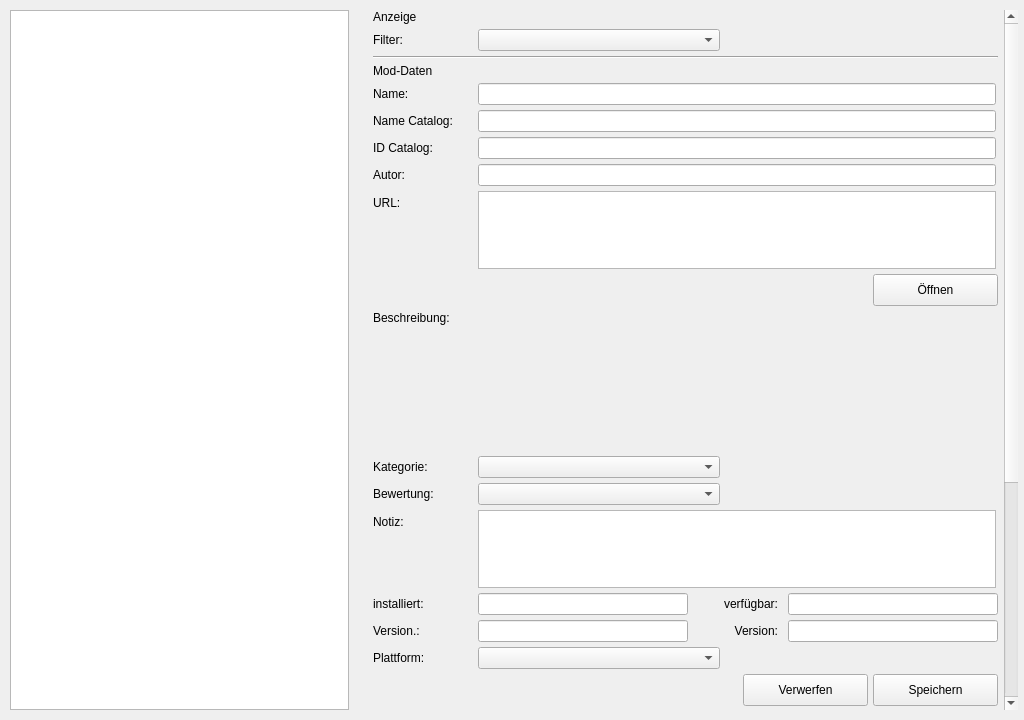
<?xml version='1.0' encoding='utf-8'?>
<ui version="4.0">
 <class>Page_Mods</class>
 <widget class="QWidget" name="Page_Mods">
  <property name="geometry">
   <rect>
    <x>0</x>
    <y>0</y>
    <width>1024</width>
    <height>720</height>
   </rect>
  </property>
  <property name="windowTitle">
   <string>Form</string>
  </property>
  <layout class="QHBoxLayout" name="main_layout">
   <property name="spacing">
    <number>24</number>
   </property>
   <property name="leftMargin">
    <number>10</number>
   </property>
   <property name="topMargin">
    <number>10</number>
   </property>
   <property name="rightMargin">
    <number>6</number>
   </property>
   <property name="bottomMargin">
    <number>10</number>
   </property>
   <item>
    <widget class="QTableView" name="master_table">
     <property name="alternatingRowColors">
      <bool>true</bool>
     </property>
     <property name="selectionMode">
      <enum>QAbstractItemView::SelectionMode::SingleSelection</enum>
     </property>
     <property name="selectionBehavior">
      <enum>QAbstractItemView::SelectionBehavior::SelectRows</enum>
     </property>
     <property name="sortingEnabled">
      <bool>true</bool>
     </property>
    </widget>
   </item>
   <item>
    <widget class="QScrollArea" name="scroll_area_detail">
     <property name="minimumSize">
      <size>
       <width>645</width>
       <height>0</height>
      </size>
     </property>
     <property name="maximumSize">
      <size>
       <width>645</width>
       <height>16777215</height>
      </size>
     </property>
     <property name="frameShape">
      <enum>QFrame::Shape::NoFrame</enum>
     </property>
     <property name="verticalScrollBarPolicy">
      <enum>Qt::ScrollBarPolicy::ScrollBarAlwaysOn</enum>
     </property>
     <property name="widgetResizable">
      <bool>true</bool>
     </property>
     <widget class="QWidget" name="detail_view">
      <property name="geometry">
       <rect>
        <x>0</x>
        <y>-266</y>
        <width>588</width>
        <height>1112</height>
       </rect>
      </property>
      <layout class="QVBoxLayout" name="detail_layout">
       <property name="spacing">
        <number>0</number>
       </property>
       <property name="leftMargin">
        <number>0</number>
       </property>
       <property name="topMargin">
        <number>0</number>
       </property>
       <property name="rightMargin">
        <number>6</number>
       </property>
       <property name="bottomMargin">
        <number>0</number>
       </property>
       <item>
        <layout class="QFormLayout" name="form_layout">
         <property name="fieldGrowthPolicy">
          <enum>QFormLayout::FieldGrowthPolicy::ExpandingFieldsGrow</enum>
         </property>
         <property name="rowWrapPolicy">
          <enum>QFormLayout::RowWrapPolicy::DontWrapRows</enum>
         </property>
         <property name="labelAlignment">
          <set>Qt::AlignmentFlag::AlignLeading</set>
         </property>
         <property name="horizontalSpacing">
          <number>5</number>
         </property>
         <property name="verticalSpacing">
          <number>5</number>
         </property>
         <property name="leftMargin">
          <number>0</number>
         </property>
         <property name="topMargin">
          <number>0</number>
         </property>
         <property name="rightMargin">
          <number>0</number>
         </property>
         <property name="bottomMargin">
          <number>0</number>
         </property>
         <item row="0" column="0" colspan="2">
          <widget class="QLabel" name="lbl_filter">
           <property name="text">
            <string>Anzeige</string>
           </property>
          </widget>
         </item>
         <item row="1" column="0">
          <widget class="QLabel" name="lbl_state_filter_label">
           <property name="text">
            <string>Filter:</string>
           </property>
           <property name="minimumSize">
            <size>
             <width>100</width>
             <height>0</height>
            </size>
           </property>
           <property name="maximumSize">
            <size>
             <width>100</width>
             <height>16777215</height>
            </size>
           </property>
          </widget>
         </item>
         <item row="1" column="1">
          <widget class="QComboBox" name="cmb_state_filter">
           <property name="minimumSize">
            <size>
             <width>242</width>
             <height>0</height>
            </size>
           </property>
           <property name="maximumSize">
            <size>
             <width>242</width>
             <height>16777215</height>
            </size>
           </property>
          </widget>
         </item>
         <item row="2" column="0" colspan="2">
          <widget class="QFrame" name="detail_separator">
           <property name="frameShape">
            <enum>QFrame::Shape::HLine</enum>
           </property>
           <property name="frameShadow">
            <enum>QFrame::Shadow::Sunken</enum>
           </property>
          </widget>
         </item>
         <item row="3" column="0" colspan="2">
          <widget class="QLabel" name="lbl_details">
           <property name="text">
            <string>Mod-Daten</string>
           </property>
          </widget>
         </item>
         <item row="4" column="0">
          <widget class="QLabel" name="lbl_name_label">
           <property name="text">
            <string>Name:</string>
           </property>
           <property name="minimumSize">
            <size>
             <width>100</width>
             <height>0</height>
            </size>
           </property>
           <property name="maximumSize">
            <size>
             <width>100</width>
             <height>16777215</height>
            </size>
           </property>
          </widget>
         </item>
         <item row="4" column="1">
          <widget class="QLineEdit" name="inp_name_online">
           <property name="minimumSize">
            <size>
             <width>518</width>
             <height>0</height>
            </size>
           </property>
           <property name="maximumSize">
            <size>
             <width>518</width>
             <height>16777215</height>
            </size>
           </property>
          </widget>
         </item>
         <item row="5" column="0">
          <widget class="QLabel" name="lbl_name_catalog_label">
           <property name="text">
            <string>Name Catalog:</string>
           </property>
           <property name="minimumSize">
            <size>
             <width>100</width>
             <height>0</height>
            </size>
           </property>
           <property name="maximumSize">
            <size>
             <width>100</width>
             <height>16777215</height>
            </size>
           </property>
          </widget>
         </item>
         <item row="5" column="1">
          <widget class="QLineEdit" name="inp_name_catalog">
           <property name="readOnly">
            <bool>true</bool>
           </property>
           <property name="minimumSize">
            <size>
             <width>518</width>
             <height>0</height>
            </size>
           </property>
           <property name="maximumSize">
            <size>
             <width>518</width>
             <height>16777215</height>
            </size>
           </property>
          </widget>
         </item>
         <item row="6" column="0">
          <widget class="QLabel" name="lbl_id_catalog_label">
           <property name="text">
            <string>ID Catalog:</string>
           </property>
           <property name="minimumSize">
            <size>
             <width>100</width>
             <height>0</height>
            </size>
           </property>
           <property name="maximumSize">
            <size>
             <width>100</width>
             <height>16777215</height>
            </size>
           </property>
          </widget>
         </item>
         <item row="6" column="1">
          <widget class="QLineEdit" name="inp_id_catalog">
           <property name="readOnly">
            <bool>true</bool>
           </property>
           <property name="minimumSize">
            <size>
             <width>518</width>
             <height>0</height>
            </size>
           </property>
           <property name="maximumSize">
            <size>
             <width>518</width>
             <height>16777215</height>
            </size>
           </property>
          </widget>
         </item>
         <item row="7" column="0">
          <widget class="QLabel" name="lbl_author_label">
           <property name="text">
            <string>Autor:</string>
           </property>
           <property name="minimumSize">
            <size>
             <width>100</width>
             <height>0</height>
            </size>
           </property>
           <property name="maximumSize">
            <size>
             <width>100</width>
             <height>16777215</height>
            </size>
           </property>
          </widget>
         </item>
         <item row="7" column="1">
          <widget class="QLineEdit" name="inp_author">
           <property name="minimumSize">
            <size>
             <width>518</width>
             <height>0</height>
            </size>
           </property>
           <property name="maximumSize">
            <size>
             <width>518</width>
             <height>16777215</height>
            </size>
           </property>
          </widget>
         </item>
         <item row="8" column="0">
          <widget class="QLabel" name="lbl_url_label">
           <property name="text">
            <string>URL:</string>
           </property>
           <property name="minimumSize">
            <size>
             <width>100</width>
             <height>0</height>
            </size>
           </property>
           <property name="maximumSize">
            <size>
             <width>100</width>
             <height>16777215</height>
            </size>
           </property>
          </widget>
         </item>
         <item row="8" column="1">
          <layout class="QVBoxLayout" name="url_and_button_layout">
           <property name="spacing">
            <number>5</number>
           </property>
           <item>
            <widget class="QTextEdit" name="inp_url">
             <property name="maximumSize">
              <size>
               <width>518</width>
               <height>78</height>
              </size>
             </property>
             <property name="acceptRichText">
              <bool>false</bool>
             </property>
             <property name="minimumSize">
              <size>
               <width>518</width>
               <height>78</height>
              </size>
             </property>
            </widget>
           </item>
           <item>
            <layout class="QHBoxLayout" name="url_btn_layout">
             <item>
              <spacer name="url_btn_spacer">
               <property name="orientation">
                <enum>Qt::Orientation::Horizontal</enum>
               </property>
               <property name="sizeHint" stdset="0">
                <size>
                 <width>0</width>
                 <height>0</height>
                </size>
               </property>
              </spacer>
             </item>
             <item>
              <widget class="QPushButton" name="btn_open_url">
               <property name="minimumSize">
                <size>
                 <width>125</width>
                 <height>32</height>
                </size>
               </property>
               <property name="maximumSize">
                <size>
                 <width>125</width>
                 <height>32</height>
                </size>
               </property>
               <property name="text">
                <string>Öffnen</string>
               </property>
               <property name="icon">
                <iconset>
                 <normaloff>Graphics/Icon_Web.svg</normaloff>Graphics/Icon_Web.svg</iconset>
               </property>
               <property name="iconSize">
                <size>
                 <width>24</width>
                 <height>24</height>
                </size>
               </property>
              </widget>
             </item>
            </layout>
           </item>
          </layout>
         </item>
         <item row="9" column="0">
          <widget class="QLabel" name="lbl_description_label">
           <property name="text">
            <string>Beschreibung:</string>
           </property>
           <property name="alignment">
            <set>Qt::AlignmentFlag::AlignLeading|Qt::AlignmentFlag::AlignLeft|Qt::AlignmentFlag::AlignTop</set>
           </property>
           <property name="indent">
            <number>0</number>
           </property>
           <property name="minimumSize">
            <size>
             <width>100</width>
             <height>0</height>
            </size>
           </property>
           <property name="maximumSize">
            <size>
             <width>100</width>
             <height>16777215</height>
            </size>
           </property>
          </widget>
         </item>
         <item row="9" column="1">
          <widget class="QWidget" name="container_description">
           <property name="sizePolicy">
            <sizepolicy hsizetype="Expanding" vsizetype="Fixed">
             <horstretch>0</horstretch>
             <verstretch>0</verstretch>
            </sizepolicy>
           </property>
           <property name="minimumSize">
            <size>
             <width>518</width>
             <height>140</height>
            </size>
           </property>
           <property name="maximumSize">
            <size>
             <width>518</width>
             <height>140</height>
            </size>
           </property>
          </widget>
         </item>
         <item row="10" column="0">
          <widget class="QLabel" name="lbl_category_label">
           <property name="text">
            <string>Kategorie:</string>
           </property>
           <property name="minimumSize">
            <size>
             <width>100</width>
             <height>0</height>
            </size>
           </property>
           <property name="maximumSize">
            <size>
             <width>100</width>
             <height>16777215</height>
            </size>
           </property>
          </widget>
         </item>
         <item row="10" column="1">
          <widget class="QComboBox" name="cmb_category">
           <property name="minimumSize">
            <size>
             <width>242</width>
             <height>0</height>
            </size>
           </property>
           <property name="maximumSize">
            <size>
             <width>242</width>
             <height>16777215</height>
            </size>
           </property>
          </widget>
         </item>
         <item row="11" column="0">
          <widget class="QLabel" name="lbl_assessment_label">
           <property name="text">
            <string>Bewertung:</string>
           </property>
           <property name="minimumSize">
            <size>
             <width>100</width>
             <height>0</height>
            </size>
           </property>
           <property name="maximumSize">
            <size>
             <width>100</width>
             <height>16777215</height>
            </size>
           </property>
          </widget>
         </item>
         <item row="11" column="1">
          <layout class="QHBoxLayout" name="layout_assessment">
           <property name="spacing">
            <number>10</number>
           </property>
           <property name="leftMargin">
            <number>0</number>
           </property>
           <property name="topMargin">
            <number>0</number>
           </property>
           <property name="rightMargin">
            <number>0</number>
           </property>
           <property name="bottomMargin">
            <number>0</number>
           </property>
           <item>
            <widget class="QComboBox" name="cmb_assessment">
             <property name="minimumSize">
              <size>
               <width>242</width>
               <height>0</height>
              </size>
             </property>
             <property name="maximumSize">
              <size>
               <width>242</width>
               <height>16777215</height>
              </size>
             </property>
            </widget>
           </item>
           <item>
            <widget class="QLabel" name="lbl_assessment_stars">
             <property name="text">
              <string />
             </property>
            </widget>
           </item>
           <item>
            <spacer name="assessment_spacer">
             <property name="orientation">
              <enum>Qt::Orientation::Horizontal</enum>
             </property>
             <property name="sizeHint" stdset="0">
              <size>
               <width>40</width>
               <height>20</height>
              </size>
             </property>
            </spacer>
           </item>
          </layout>
         </item>
         <item row="12" column="0">
          <widget class="QLabel" name="lbl_note_label">
           <property name="text">
            <string>Notiz:</string>
           </property>
           <property name="minimumSize">
            <size>
             <width>100</width>
             <height>0</height>
            </size>
           </property>
           <property name="maximumSize">
            <size>
             <width>100</width>
             <height>16777215</height>
            </size>
           </property>
          </widget>
         </item>
         <item row="12" column="1">
          <widget class="QTextEdit" name="inp_note">
           <property name="sizePolicy">
            <sizepolicy hsizetype="Expanding" vsizetype="Fixed">
             <horstretch>0</horstretch>
             <verstretch>0</verstretch>
            </sizepolicy>
           </property>
           <property name="maximumSize">
            <size>
             <width>518</width>
             <height>78</height>
            </size>
           </property>
           <property name="acceptRichText">
            <bool>false</bool>
           </property>
           <property name="minimumSize">
            <size>
             <width>518</width>
             <height>78</height>
            </size>
           </property>
          </widget>
         </item>
         <item row="13" column="0">
          <widget class="QLabel" name="lbl_date_inst_label">
           <property name="text">
            <string>installiert:</string>
           </property>
           <property name="minimumSize">
            <size>
             <width>100</width>
             <height>0</height>
            </size>
           </property>
           <property name="maximumSize">
            <size>
             <width>100</width>
             <height>16777215</height>
            </size>
           </property>
          </widget>
         </item>
         <item row="13" column="1">
          <layout class="QHBoxLayout" name="layout_date_fields">
           <property name="spacing">
            <number>10</number>
           </property>
           <property name="leftMargin">
            <number>0</number>
           </property>
           <property name="topMargin">
            <number>0</number>
           </property>
           <property name="rightMargin">
            <number>0</number>
           </property>
           <property name="bottomMargin">
            <number>0</number>
           </property>
           <item>
            <widget class="QLineEdit" name="inp_date_inst">
             <property name="minimumSize">
              <size>
               <width>210</width>
               <height>0</height>
              </size>
             </property>
             <property name="maximumSize">
              <size>
               <width>210</width>
               <height>16777215</height>
              </size>
             </property>
            </widget>
           </item>
           <item>
            <spacer name="spacer_date">
             <property name="orientation">
              <enum>Qt::Orientation::Horizontal</enum>
             </property>
             <property name="sizeHint" stdset="0">
              <size>
               <width>40</width>
               <height>20</height>
              </size>
             </property>
            </spacer>
           </item>
           <item>
            <widget class="QLabel" name="lbl_date_avail_label">
             <property name="text">
              <string>verfügbar:</string>
             </property>
             <property name="alignment">
              <set>Qt::AlignmentFlag::AlignRight|Qt::AlignmentFlag::AlignTrailing|Qt::AlignmentFlag::AlignVCenter</set>
             </property>
            </widget>
           </item>
           <item>
            <widget class="QLineEdit" name="inp_date_avail">
             <property name="minimumSize">
              <size>
               <width>210</width>
               <height>0</height>
              </size>
             </property>
             <property name="maximumSize">
              <size>
               <width>210</width>
               <height>16777215</height>
              </size>
             </property>
            </widget>
           </item>
          </layout>
         </item>
         <item row="14" column="0">
          <widget class="QLabel" name="lbl_ver_inst_label">
           <property name="text">
            <string>Version.:</string>
           </property>
           <property name="minimumSize">
            <size>
             <width>100</width>
             <height>0</height>
            </size>
           </property>
           <property name="maximumSize">
            <size>
             <width>100</width>
             <height>16777215</height>
            </size>
           </property>
          </widget>
         </item>
         <item row="14" column="1">
          <layout class="QHBoxLayout" name="layout_ver_fields">
           <property name="spacing">
            <number>10</number>
           </property>
           <property name="leftMargin">
            <number>0</number>
           </property>
           <property name="topMargin">
            <number>0</number>
           </property>
           <property name="rightMargin">
            <number>0</number>
           </property>
           <property name="bottomMargin">
            <number>0</number>
           </property>
           <item>
            <widget class="QLineEdit" name="inp_ver_inst">
             <property name="minimumSize">
              <size>
               <width>210</width>
               <height>0</height>
              </size>
             </property>
             <property name="maximumSize">
              <size>
               <width>210</width>
               <height>16777215</height>
              </size>
             </property>
            </widget>
           </item>
           <item>
            <spacer name="spacer_ver">
             <property name="orientation">
              <enum>Qt::Orientation::Horizontal</enum>
             </property>
             <property name="sizeHint" stdset="0">
              <size>
               <width>40</width>
               <height>20</height>
              </size>
             </property>
            </spacer>
           </item>
           <item>
            <widget class="QLabel" name="lbl_ver_avail_label">
             <property name="text">
              <string>Version:</string>
             </property>
             <property name="alignment">
              <set>Qt::AlignmentFlag::AlignRight|Qt::AlignmentFlag::AlignTrailing|Qt::AlignmentFlag::AlignVCenter</set>
             </property>
            </widget>
           </item>
           <item>
            <widget class="QLineEdit" name="inp_ver_avail">
             <property name="minimumSize">
              <size>
               <width>210</width>
               <height>0</height>
              </size>
             </property>
             <property name="maximumSize">
              <size>
               <width>210</width>
               <height>16777215</height>
              </size>
             </property>
            </widget>
           </item>
          </layout>
         </item>
         <item row="15" column="0">
          <widget class="QLabel" name="lbl_platform_label">
           <property name="text">
            <string>Plattform:</string>
           </property>
           <property name="minimumSize">
            <size>
             <width>100</width>
             <height>0</height>
            </size>
           </property>
           <property name="maximumSize">
            <size>
             <width>100</width>
             <height>16777215</height>
            </size>
           </property>
          </widget>
         </item>
         <item row="15" column="1">
          <widget class="QComboBox" name="cmb_platform">
           <property name="minimumSize">
            <size>
             <width>242</width>
             <height>0</height>
            </size>
           </property>
           <property name="maximumSize">
            <size>
             <width>242</width>
             <height>16777215</height>
            </size>
           </property>
          </widget>
         </item>
         <item row="16" column="1">
          <layout class="QHBoxLayout" name="detail_button_layout">
           <property name="leftMargin">
            <number>0</number>
           </property>
           <property name="topMargin">
            <number>0</number>
           </property>
           <property name="rightMargin">
            <number>0</number>
           </property>
           <property name="bottomMargin">
            <number>0</number>
           </property>
           <item>
            <spacer name="detail_button_spacer">
             <property name="orientation">
              <enum>Qt::Orientation::Horizontal</enum>
             </property>
             <property name="sizeHint" stdset="0">
              <size>
               <width>40</width>
               <height>20</height>
              </size>
             </property>
            </spacer>
           </item>
           <item>
            <widget class="QPushButton" name="btn_discard_detail">
             <property name="minimumSize">
              <size>
               <width>125</width>
               <height>32</height>
              </size>
             </property>
             <property name="maximumSize">
              <size>
               <width>125</width>
               <height>32</height>
              </size>
             </property>
             <property name="text">
              <string>Verwerfen</string>
             </property>
             <property name="icon">
              <iconset>
               <normaloff>Graphics/Icon_Delete.svg</normaloff>Graphics/Icon_Delete.svg</iconset>
             </property>
             <property name="iconSize">
              <size>
               <width>24</width>
               <height>24</height>
              </size>
             </property>
            </widget>
           </item>
           <item>
            <widget class="QPushButton" name="btn_save_detail">
             <property name="minimumSize">
              <size>
               <width>125</width>
               <height>32</height>
              </size>
             </property>
             <property name="maximumSize">
              <size>
               <width>125</width>
               <height>32</height>
              </size>
             </property>
             <property name="text">
              <string>Speichern</string>
             </property>
             <property name="icon">
              <iconset>
               <normaloff>Graphics/Icon_Save.svg</normaloff>Graphics/Icon_Save.svg</iconset>
             </property>
             <property name="iconSize">
              <size>
               <width>24</width>
               <height>24</height>
              </size>
             </property>
            </widget>
           </item>
          </layout>
         </item>
         <item row="17" column="0">
          <widget class="QLabel" name="lbl_components_label">
           <property name="text">
            <string>Komponenten:</string>
           </property>
           <property name="alignment">
            <set>Qt::AlignmentFlag::AlignLeading|Qt::AlignmentFlag::AlignLeft|Qt::AlignmentFlag::AlignTop</set>
           </property>
           <property name="indent">
            <number>0</number>
           </property>
           <property name="minimumSize">
            <size>
             <width>100</width>
             <height>0</height>
            </size>
           </property>
           <property name="maximumSize">
            <size>
             <width>100</width>
             <height>16777215</height>
            </size>
           </property>
          </widget>
         </item>
         <item row="17" column="1">
          <widget class="QTreeView" name="list_components">
           <property name="minimumSize">
            <size>
             <width>518</width>
             <height>140</height>
            </size>
           </property>
           <property name="maximumSize">
            <size>
             <width>518</width>
             <height>140</height>
            </size>
           </property>
           <property name="editTriggers">
            <set>QAbstractItemView::EditTrigger::NoEditTriggers</set>
           </property>
           <property name="indentation">
            <number>0</number>
           </property>
           <property name="rootIsDecorated">
            <bool>false</bool>
           </property>
          </widget>
         </item>
         <item row="18" column="0">
          <widget class="QLabel" name="lbl_image_label">
           <property name="text">
            <string>Bild:</string>
           </property>
           <property name="alignment">
            <set>Qt::AlignmentFlag::AlignLeading|Qt::AlignmentFlag::AlignLeft|Qt::AlignmentFlag::AlignTop</set>
           </property>
           <property name="indent">
            <number>0</number>
           </property>
           <property name="minimumSize">
            <size>
             <width>100</width>
             <height>0</height>
            </size>
           </property>
           <property name="maximumSize">
            <size>
             <width>100</width>
             <height>16777215</height>
            </size>
           </property>
          </widget>
         </item>
         <item row="18" column="1">
          <widget class="QLabel" name="lbl_preview_image">
           <property name="minimumSize">
            <size>
             <width>320</width>
             <height>180</height>
            </size>
           </property>
           <property name="text">
            <string>Kein Bild vorhanden</string>
           </property>
           <property name="scaledContents">
            <bool>false</bool>
           </property>
           <property name="alignment">
            <set>Qt::AlignmentFlag::AlignCenter</set>
           </property>
          </widget>
         </item>
        </layout>
       </item>
       <item>
        <spacer name="bottom_stretch">
         <property name="orientation">
          <enum>Qt::Orientation::Vertical</enum>
         </property>
         <property name="sizeHint" stdset="0">
          <size>
           <width>20</width>
           <height>40</height>
          </size>
         </property>
        </spacer>
       </item>
      </layout>
     </widget>
     <property name="horizontalScrollBarPolicy">
      <enum>Qt::ScrollBarPolicy::ScrollBarAlwaysOff</enum>
     </property>
    </widget>
   </item>
  </layout>
 </widget>
 <resources />
 <connections />
</ui>
